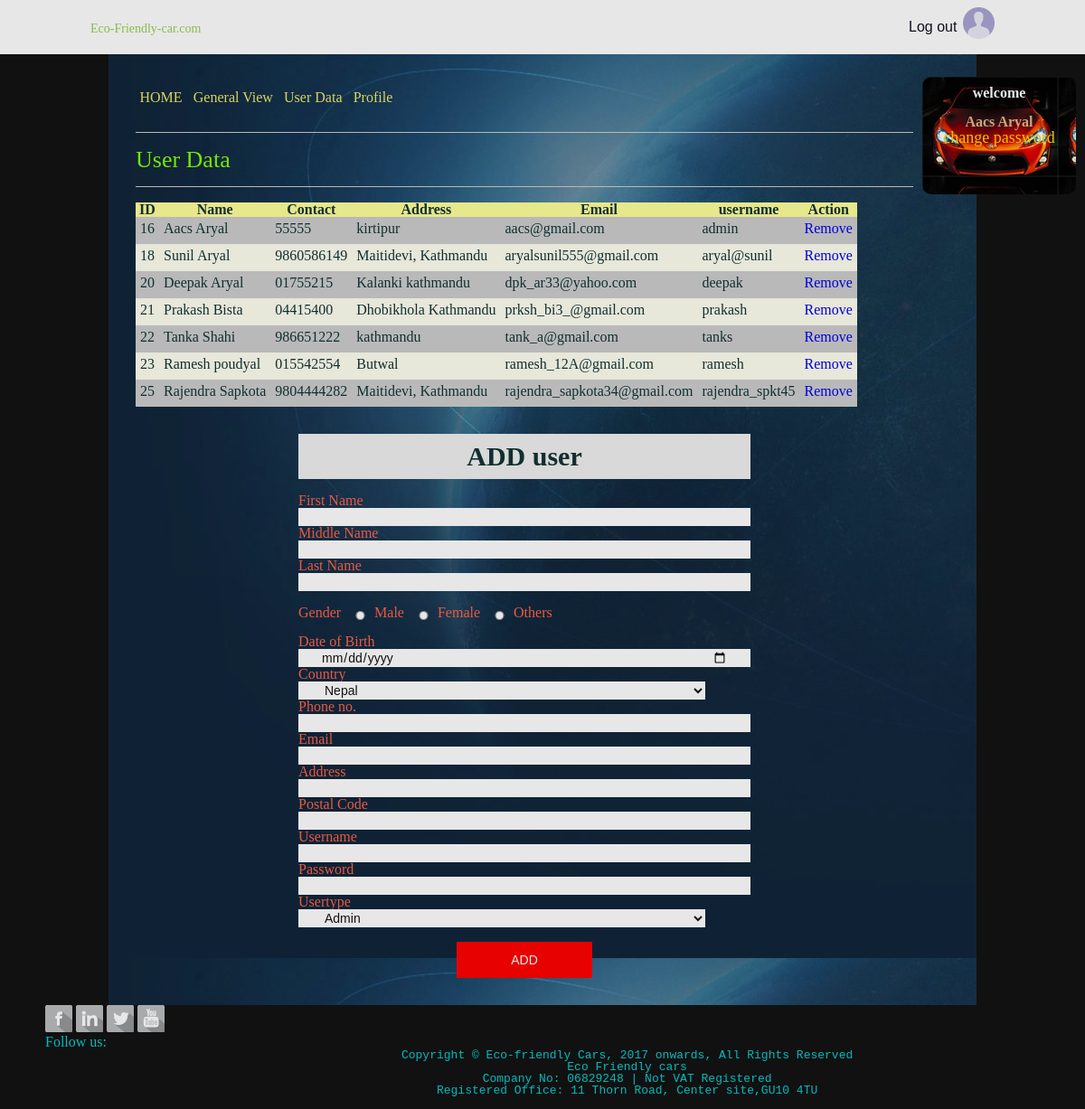
Page /edit_dash.php (signed in) on the committed database.
### tables this page shows
CREATE TABLE IF NOT EXISTS `tbl_register` (
`id` int(15) NOT NULL,
  `fname` varchar(45) NOT NULL,
  `mname` varchar(45) NOT NULL,
  `lname` varchar(45) NOT NULL,
  `gender` varchar(5) NOT NULL,
  `dob` date NOT NULL,
  `country` varchar(20) NOT NULL,
  `ph` varchar(10) NOT NULL,
  `address` varchar(80) NOT NULL,
  `post_code` int(6) NOT NULL,
  `email` varchar(50) NOT NULL,
  `username` varchar(30) NOT NULL,
  `password` varchar(30) NOT NULL,
  `usertype` varchar(27) NOT NULL
);

### e_user.php (called while the page is built, shortened)
<?php
require ("connection.php");
class user extends connection
	{
		public $id,$fname,$mname,$lname,$gender,$date,$country,$ph,$address,$pcode,$utype;
		public function setId($id){
		$this->id=$id;}
	public function selectAlluser(){
		$query="select * from tbl_register where id='$this->id'";
		$res= mysqli_query ($this->conn,$query);
		$data=mysqli_fetch_array($res);
		return $data;
	}
}

### connection.php (called while the page is built, shortened)
<?php
class connection{
private $host="localhost";
private $db = "e_cars";
private $username="root";
private $password="";
public function __construct(){
$this -> conn = mysqli_connect($this->host,$this->username,$this->password,$this->db);
}
}
 ?>

### edit_dash.php (the view, shortened to what this page needs)
<?php
include_once './header.php';
?>
<section>
			<?php
			require("e_user.php");
			?>
			<?php
			$obj = new user;
			$id=$_SESSION['id'];
			$obj->setId($id);
			$data=$obj->selectAlluser();
			?>
<div class="photo">
<?php
echo "<h1>welcome</h1><br><h2>".$data['fname']." ".$data['mname']." ".$data['lname']."</h2>"; ?>
<a href="change_password_admin.php">change password </a>
</div>
    <div class="main_box">
        <div class="indexes">
            <ul>
               <li><a href="admin_drash.php">HOME</a></li>
                <li>|<a href="admin_general_view.php">General View</a></li>
                <li>|<a href="edit_dash.php">User Data</a></li>
                <li>|<a href="change_password_admin.php">Profile</a></li>
            </ul>
        </div>
        <div class="user_edi" style="overflow-y: auto;" >
            <?php $con=mysqli_connect("localhost","root","","e_cars"); ?>
            <hr>
            <p id="userdata">User Data</p>
            <hr>
     <table>
     <thead><tr>
		<th>ID</th>
		<th>Name</th>
                <th>Contact</th>
                <th>Address</th>
                <th>Email</th>
		<th>username</th>
                <th colspan="2">Action</th>
         </tr></thead><tbody>
	<?php
	$query="select * from tbl_register";
	$result=mysqli_query($con,$query);
	while ($data=mysqli_fetch_array($result))
        {
	echo "<tr><td>".$data['id']."</td><td>"
            .$data['fname']." ".$data['lname']."</td><td>".$data['ph']."</td><td>".$data['address'].
            "</td><td>".$data['email']."</td><td>".$data['username']."</td>";?>
            <td><a href="delete_car.php?getid=<?php echo $data['id']; ?>" id="Delete">Remove</a></td>
        <?php }	?>
            </tbody>
 </table>
        <div class="nav-register">
			<h2>ADD user</h2><br>
			<form action="e_action.php" method="post">
                                        <p><label>First Name</label> <input type="text" name="_fname" required/></p>
                                        <p><label>Middle Name</label> <input type="text" name="_mname"/></p>
                                        <p><label>Last Name</label> <input type="text" name="_lname" required/></p><br>
				<p class="make_zero_radio"><label>Gender</label>
								<label><input type="radio" value="male" name="r_btn">Male</label>
								<label><input type="radio" value="female" name="r_btn"/>Female</label>
								<label><input type="radio" value="others" name="r_btn"/>Others</label>
								</p><br>
				<p>
				<label>Date of Birth</label>
                                <input type="date" name="_date">
				</p>
				<p>
					<label>Country</label></br>
						<select name="country" id="register_country" >
							<option value="Nepal">Nepal</option>
							<option value="other">other</option></select>
				</p>
				<p><label>Phone no. </label>
					<input type="text" name="_ph" required></p>
				<p> <label>Email </label><input type="email" name="_email" required/></p>
				<p><label>Address</label><input type="text" name="_address"/></p>
                                <p><label>Postal Code</label><input type="number" name="_pcode" required/></p>
				<p><label>Username</label>
					<input type="text" name="_username" required/></P>
				<p>
				<label>Password</label>
					<input type="password" name="_password" required/></p>
                                <p><label>Usertype</label>
                                    <select name="usertype" id="user">
                                        <option value="admin">Admin</option>
                                    </select>
                                </p>
				<p>	<br>
				<button type="submit" name="_submit1">ADD </button></p>
			</form>
		</div>
        </div>
</div>
</section>
<?php
include_once 'footer.php';
?>

### style.css (style rules this page uses)
html, body, div, span, object, iframe, h1, h2, h3, h4, h5, h6, p, blockquote, pre, abbr, address, cite, code, del, dfn, em, img, ins, kbd, q, samp, small, strong, sub, sup, var, b, i, dl, dt, dd, ol, ul, li, fieldset, form, label, legend, table, caption, tbody, tfoot, thead, tr, th, td, article, aside, canvas, details, figcaption, figure, footer, header, hgroup, menu, nav, section, summary, time, mark, audio, video { margin:0; padding:0; border:0; outline:0; font-size:100%; vertical-align:baseline; background:transparent; }
body { line-height:1; background-color:#EEEB66; margin: 0 auto; }
article,aside,details,figcaption,figure, footer,header,hgroup,menu,nav,section { display:block; }
a { margin:0; padding:0; font-size:100%; vertical-align:baseline; background:transparent; }
table { border-collapse:collapse; border-spacing:0; }
hr { display:block; height:1px; border:0; border-top:1px solid #cccccc; margin:1em 0; padding:0; }
input, select { vertical-align:middle; }
a { text-decoration:none; }
body { //background-image: url(images/cars/car.jpg); //background-image: url(images/back.jpg); color: darkturquoise; background-color: #111; background-repeat: no-repeat; opacity: 0.9; }
.nav-register { width:500px; margin:0 auto; padding-top:30px; }
.nav-register h2 { margin:0px auto; font-family:vardana; font-size:30px; color:#133; line-height:50px; text-decoration:activeborder; }
.nav-register input { width:90%; height:20px; padding:0px 5%; border:none; background-color:#fff; font-family:arial; font-size:14px; color:#111; line-height:100px; }
.make_zero_radio input { padding:0px; width:5%; height:10px; border:none; background-color:#fff; font-family:arial; color:#111; }
.nav-register select { width:90%; height:20px; padding:0px 5%; border:none; background-color:#fff; font-family:arial; font-size:14px; color:#111; line-height:100px; }
.nav-register button { display:block; margin:0 auto; width:30%; height:40px; padding:0px 5%; border:none; background-color:red; font-family:arial; font-size:14px; color:white; cursor:pointer; }
section .main_box { width:900px; margin:0 auto; padding:30px; //background-image: url(images/cars/car.jpg); background-image: url(images/display/back.jpg); opacity: 0.9px; color: #133; background-color:whitesmoke; }
section .photo { width:150px; height:110px; margin: 25px 10px; border-radius: 10px; font-family:Algerian; background-color: red; text-align:center; background-image: url(images/display/design.jpg); float:right; padding:10px; color:white; }
section .photo h2 { color: burlywood; }
section .photo a { color:gold; font-family: Matura MT Script Capitals; font-size: 18px; }
.indexes { margin:auto; text-align:center; height:40px; float:none; }
.indexes ul li { list-style:none; float: left; margin:10px 0.5% ; }
.indexes ul li a { text-decoration:none; color: #EEEB66; margin:auto; font-family:algerian; font-size:16px; }
.tab th,td { border: #EEEB66; height: 20px; padding:5px; }
thead { background: #ffff; }
tr:nth-child(even) { background-color: ivory; }
tr:nth-child(odd) { background-color: #ccc; }
th { background-color: #ff9; }
.nav-register label { color: tomato; font-family: Rockwell Extra Bold; }
.nav-register h2 { font-size: 30px; font-family:cursive; background-color: buttonface; text-align: center; }
#userdata { font-size: 26px; font-family:cursive; color:chartreuse; }

### rows in the picture
tbl_register: fname "Aacs", lname "Aryal", id "16", ph "55555", address "kirtipur", email "aacs@gmail.com", username "admin"
tbl_register: id "18", fname "Sunil", lname "Aryal", ph "9860586149", address "Maitidevi, Kathmandu", email "aryalsunil555@gmail.com", username "aryal@sunil"
tbl_register: id "20", fname "Deepak", lname "Aryal", ph "01755215", address "Kalanki kathmandu", email "dpk_ar33@yahoo.com", username "deepak"
tbl_register: id "21", fname "Prakash", lname "Bista", ph "04415400", address "Dhobikhola Kathmandu", email "prksh_bi3_@gmail.com", username "prakash"
tbl_register: id "22", fname "Tanka", lname "Shahi", ph "986651222", address "kathmandu", email "tank_a@gmail.com", username "tanks"
tbl_register: id "23", fname "Ramesh", lname "poudyal", ph "015542554", address "Butwal", email "ramesh_12A@gmail.com", username "ramesh"
tbl_register: id "25", fname "Rajendra", lname "Sapkota", ph "9804444282", address "Maitidevi, Kathmandu", email "rajendra_sapkota34@gmail.com", username "rajendra_spkt45"
